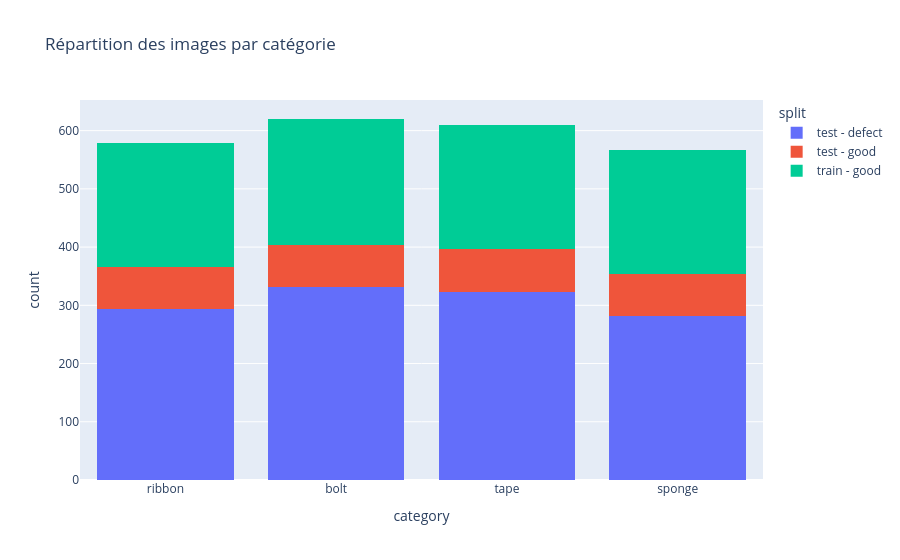

Notebook source saved alongside this figure:
### Code cell
import plotly.express as px

#repartition des images par categorie (split train test)
df_plot = df_rad.copy()

df_plot["split"] = df_plot["type"] + " - " + df_plot["quality"]

fig = px.histogram(
    df_plot,
    x="category",
    color="split",
    barmode="stack",
    title="Répartition des images par catégorie"
)

fig.show()

### Figure 1 — Plotly figure (JSON) as saved in the notebook; plotly's stock layout.template omitted (floating-point values rounded to 4 significant figures; data arrays with more than 128 entries replaced by an {"elided": "..."} marker saying what was removed)
{"data": [{"bingroup": "x", "hovertemplate": "split=test - defect<br>category=%{x}<br>count=%{y}<extra></extra>", "legendgroup": "test - defect", "marker": {"color": "#636efa", "pattern": {"shape": ""}}, "name": "test - defect", "orientation": "v", "showlegend": true, "type": "histogram", "x": {"elided": "1228 str values"}, "xaxis": "x", "yaxis": "y"}, {"bingroup": "x", "hovertemplate": "split=test - good<br>category=%{x}<br>count=%{y}<extra></extra>", "legendgroup": "test - good", "marker": {"color": "#EF553B", "pattern": {"shape": ""}}, "name": "test - good", "orientation": "v", "showlegend": true, "type": "histogram", "x": {"elided": "292 str values"}, "xaxis": "x", "yaxis": "y"}, {"bingroup": "x", "hovertemplate": "split=train - good<br>category=%{x}<br>count=%{y}<extra></extra>", "legendgroup": "train - good", "marker": {"color": "#00cc96", "pattern": {"shape": ""}}, "name": "train - good", "orientation": "v", "showlegend": true, "type": "histogram", "x": {"elided": "855 str values"}, "xaxis": "x", "yaxis": "y"}], "layout": {"barmode": "stack", "legend": {"title": {"text": "split"}, "tracegroupgap": 0}, "title": {"text": "Répartition des images par catégorie"}, "xaxis": {"anchor": "y", "domain": [0, 1], "title": {"text": "category"}}, "yaxis": {"anchor": "x", "domain": [0, 1], "title": {"text": "count"}}}}
